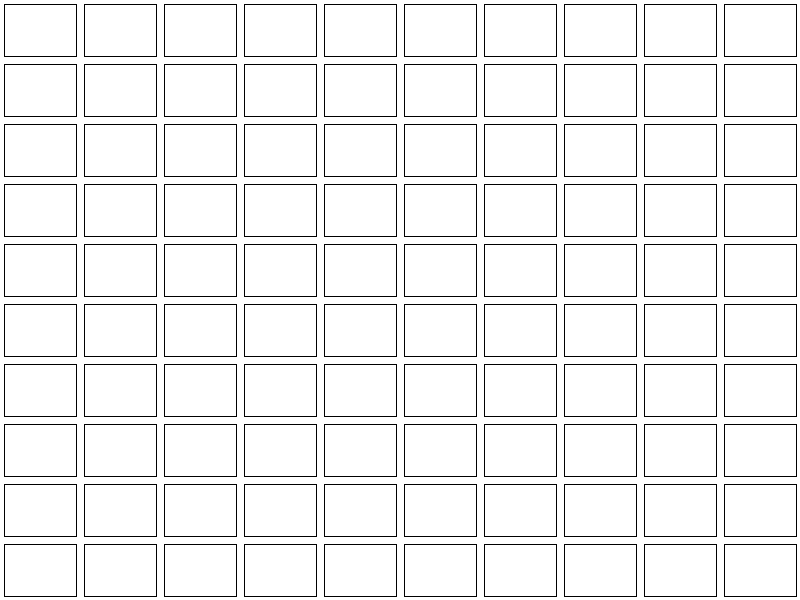
Frame 1 (no input)
Frame 2 (the mouse pressed at the canvas centre, redrawn once): identical to frame 1, image omitted

The Processing sketch that drew this single still picture (run headless with seeded random() and noise(); the mouse was pressed at the canvas centre and the sketch redrawn once):

// Processing sketch: TheWrongWayToDrawAGrid12
// ── TheWrongWayToDrawAGrid12.pde
int scaleX = 80;
int scaleY = 60;
int padX = 4;
int padY = 4;
int cols = 0;
int rows = 0;

void setup() {
  size(800, 600);
  smooth();
  noLoop();
  stroke(0);
  cols = width / scaleX;
  rows = height / scaleY;
}

void cell(int w, int h, float u, float v) {
  float scaleNoise = 50;
  float n = noise(u*scaleNoise, v*scaleNoise);
  fill(u*n*255, v*n*255, 0);
  line(0, 0, w, 0);
  line(w, 0, w, h);
  line(w, h, 0, h);
  line(0,0, 0, h);
}

void draw() {
  background(255);
  for (int i = 0; i < cols; i++) {
    for (int j = 0; j < rows; j++) {
      int x = i*scaleX;
      int y = j*scaleY;
      pushMatrix();
      translate(x+padX, y + padY);
      int w = scaleX - 2*padX;
      int h = scaleY - 2*padY;
      cell(w, h, (float)x / (float)width, (float)y / (float)height);
      popMatrix();
    }
  }
}
